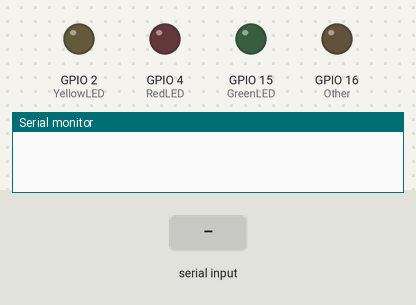
Simulated run of this sketch. Board: ESP32. Shown: output pins drawn as LEDs (lit = HIGH), the last lines printed to the serial monitor. Inputs (shaded band) come from the test bench. Nothing arrives over Bluetooth unless stated.

Above: at 1.2 s.
1.3 s: "1" received over the second serial link
At 1.6 s:
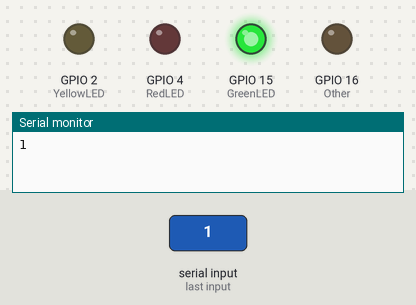
2.8 s: "3" received over the second serial link
At 3.9 s:
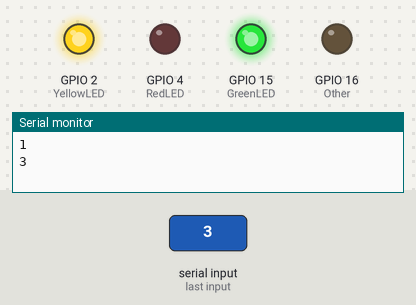
4.3 s: "2" received over the second serial link
At 5.1 s:
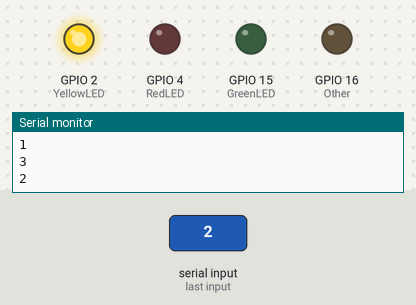
5.8 s: "5" received over the second serial link
At 6.2 s:
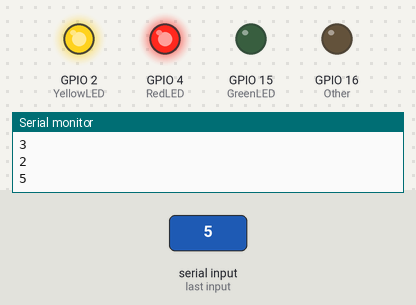
7.3 s: "4" received over the second serial link
At 8.5 s:
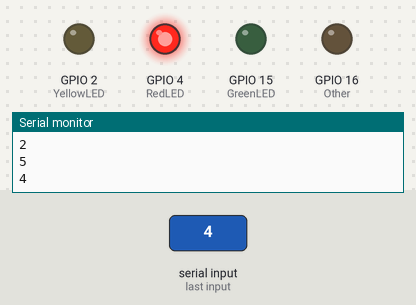
8.8 s: "7" received over the second serial link
At 9.7 s:
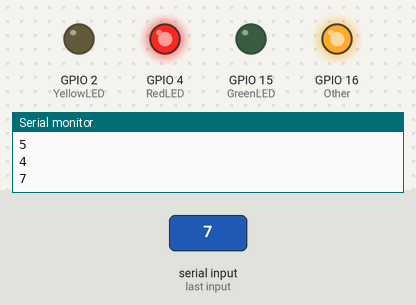
Timing chart, 0 to 11.3 s (numbered marks = the images above; inputs shaded):
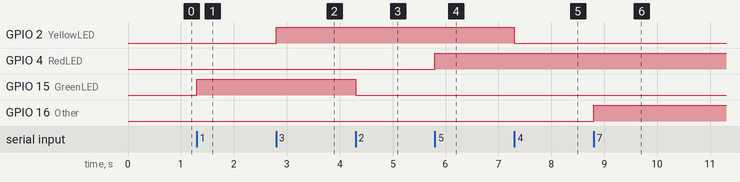

Measured:
- after the input at 1.3 s, GPIO 15 (GreenLED): LOW → HIGH at once
- after the input at 2.8 s, GPIO 2 (YellowLED): LOW → HIGH at once
- after the input at 4.3 s, GPIO 15 (GreenLED): HIGH → LOW at once
- after the input at 5.8 s, GPIO 4 (RedLED): LOW → HIGH at once
- after the input at 7.3 s, GPIO 2 (YellowLED): HIGH → LOW at once
- after the input at 8.8 s, GPIO 16 (Other): LOW → HIGH at once

The sketch:

02_ButtonControlLed.ino
```cpp
//這個程式將會對配對的裝置(Android)送出Button命令給ESP32，這些命令會使用字元'1','2','3'....等進行傳輸，ESP32則針對收到的文字來改變腳位狀態
//This code will receive button command from android, such as '1','2','3'... When ESP32 receive the command, it will change the state of pins.
// GPIO 15 -> GreenLED
// GPIO 2  -> YellowLED
// GPIO 4  -> RedLED
// GPIO 16 -> Other
#include <BluetoothSerial.h>
BluetoothSerial SerialBT;

void setup(){
  Serial.begin(115200);
  SerialBT.begin("Your ESP32 BT Name");//請將這裡改成你喜歡的藍芽名稱
  pinMode(15,OUTPUT); //GreenLED
  pinMode(2,OUTPUT); //YellowLED
  pinMode(4,OUTPUT); //RedLED
  pinMode(16,OUTPUT); //Other(例如繼電器)
}

void loop(){
  //ESP32->Android
  if(Serial.available())  {
    String Sdata=Serial.readString();
    SerialBT.println(Sdata);
  }
  //Android->ESP32
  if(SerialBT.available())  {
    Serial.println("");
    while(SerialBT.available())  {
      char btdata=SerialBT.read();
      if(btdata=='1') {digitalWrite(15,HIGH);}//Turn ON GreenLed
      if(btdata=='2') {digitalWrite(15,LOW);}//Turn OFF GreenLed
      if(btdata=='3') {digitalWrite(2,HIGH);}//Turn ON YellowLed
      if(btdata=='4') {digitalWrite(2,LOW);}//Turn OFF YellowLed
      if(btdata=='5') {digitalWrite(4,HIGH);}//Turn ON RedLed
      if(btdata=='6') {digitalWrite(4,LOW);}//Turn OFF RedLed
      if(btdata=='7') {digitalWrite(16,HIGH);}//Turn ON OtherDevice
      if(btdata=='8') {digitalWrite(16,LOW);}//Turn OFF OtherDevice
      Serial.print(btdata);
      }
  }
  delay(1);
}
```
